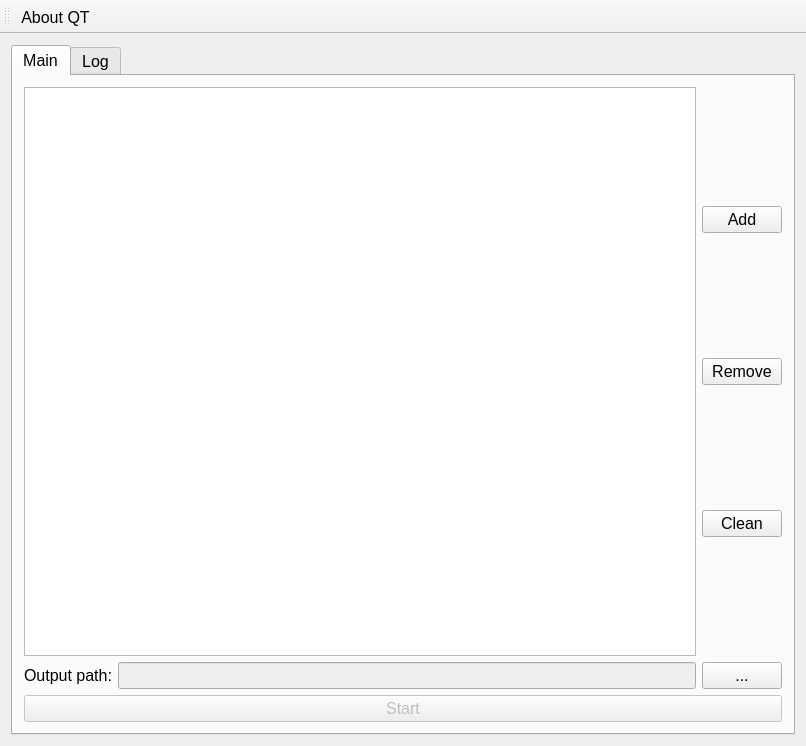
<?xml version="1.0" encoding="UTF-8"?>
<ui version="4.0">
 <class>MainWindow</class>
 <widget class="QMainWindow" name="MainWindow">
  <property name="geometry">
   <rect>
    <x>0</x>
    <y>0</y>
    <width>806</width>
    <height>746</height>
   </rect>
  </property>
  <property name="contextMenuPolicy">
   <enum>Qt::CustomContextMenu</enum>
  </property>
  <property name="windowTitle">
   <string>BDGetChapter</string>
  </property>
  <widget class="QWidget" name="centralWidget">
   <layout class="QGridLayout" name="gridLayout">
    <item row="0" column="0">
     <widget class="QTabWidget" name="tabWidget">
      <property name="font">
       <font>
        <pointsize>12</pointsize>
       </font>
      </property>
      <property name="currentIndex">
       <number>0</number>
      </property>
      <widget class="QWidget" name="bdchap">
       <attribute name="title">
        <string>Main</string>
       </attribute>
       <layout class="QGridLayout" name="gridLayout_4">
        <item row="0" column="0">
         <layout class="QGridLayout" name="gridLayout_2">
          <item row="0" column="0">
           <layout class="QGridLayout" name="gridLayout_3">
            <item row="0" column="1">
             <layout class="QVBoxLayout" name="verticalLayout">
              <item>
               <widget class="QPushButton" name="bd_add_btn">
                <property name="font">
                 <font>
                  <pointsize>12</pointsize>
                 </font>
                </property>
                <property name="text">
                 <string>Add</string>
                </property>
               </widget>
              </item>
              <item>
               <widget class="QPushButton" name="bd_remove_btn">
                <property name="enabled">
                 <bool>true</bool>
                </property>
                <property name="font">
                 <font>
                  <pointsize>12</pointsize>
                 </font>
                </property>
                <property name="text">
                 <string>Remove</string>
                </property>
               </widget>
              </item>
              <item>
               <widget class="QPushButton" name="bd_clean_btn">
                <property name="enabled">
                 <bool>true</bool>
                </property>
                <property name="font">
                 <font>
                  <pointsize>12</pointsize>
                 </font>
                </property>
                <property name="text">
                 <string>Clean</string>
                </property>
               </widget>
              </item>
             </layout>
            </item>
            <item row="0" column="0">
             <widget class="QListWidget" name="bdmv_list">
              <property name="selectionMode">
               <enum>QAbstractItemView::ExtendedSelection</enum>
              </property>
             </widget>
            </item>
           </layout>
          </item>
          <item row="1" column="0">
           <layout class="QHBoxLayout" name="horizontalLayout">
            <item>
             <widget class="QLabel" name="label">
              <property name="font">
               <font>
                <pointsize>12</pointsize>
               </font>
              </property>
              <property name="text">
               <string>Output path:</string>
              </property>
             </widget>
            </item>
            <item>
             <widget class="QLineEdit" name="bd_output_path">
              <property name="enabled">
               <bool>false</bool>
              </property>
              <property name="font">
               <font>
                <pointsize>12</pointsize>
               </font>
              </property>
             </widget>
            </item>
            <item>
             <widget class="QPushButton" name="bd_broswe_btn">
              <property name="font">
               <font>
                <pointsize>12</pointsize>
               </font>
              </property>
              <property name="text">
               <string>...</string>
              </property>
             </widget>
            </item>
           </layout>
          </item>
          <item row="2" column="0">
           <widget class="QPushButton" name="bd_start_btn">
            <property name="enabled">
             <bool>false</bool>
            </property>
            <property name="font">
             <font>
              <pointsize>12</pointsize>
             </font>
            </property>
            <property name="text">
             <string>Start</string>
            </property>
           </widget>
          </item>
         </layout>
        </item>
       </layout>
      </widget>
      <widget class="QWidget" name="log">
       <attribute name="title">
        <string>Log</string>
       </attribute>
       <layout class="QGridLayout" name="gridLayout_5">
        <item row="0" column="0">
         <layout class="QVBoxLayout" name="verticalLayout_2">
          <item>
           <widget class="QListWidget" name="log_list"/>
          </item>
          <item>
           <widget class="QPushButton" name="save_log_btn">
            <property name="font">
             <font>
              <pointsize>12</pointsize>
             </font>
            </property>
            <property name="text">
             <string>Save_log</string>
            </property>
           </widget>
          </item>
          <item>
           <widget class="QPushButton" name="clean_log_btn">
            <property name="font">
             <font>
              <pointsize>12</pointsize>
             </font>
            </property>
            <property name="text">
             <string>Clean log</string>
            </property>
           </widget>
          </item>
         </layout>
        </item>
       </layout>
      </widget>
     </widget>
    </item>
   </layout>
  </widget>
  <widget class="QMenuBar" name="menuBar">
   <property name="geometry">
    <rect>
     <x>0</x>
     <y>0</y>
     <width>806</width>
     <height>21</height>
    </rect>
   </property>
   <property name="acceptDrops">
    <bool>false</bool>
   </property>
  </widget>
  <widget class="QToolBar" name="mainToolBar">
   <attribute name="toolBarArea">
    <enum>TopToolBarArea</enum>
   </attribute>
   <attribute name="toolBarBreak">
    <bool>false</bool>
   </attribute>
   <addaction name="actionAbout_QT"/>
  </widget>
  <action name="actionAbout_QT">
   <property name="text">
    <string>About QT</string>
   </property>
   <property name="font">
    <font>
     <pointsize>12</pointsize>
    </font>
   </property>
  </action>
 </widget>
 <layoutdefault spacing="6" margin="11"/>
 <resources/>
 <connections/>
</ui>
